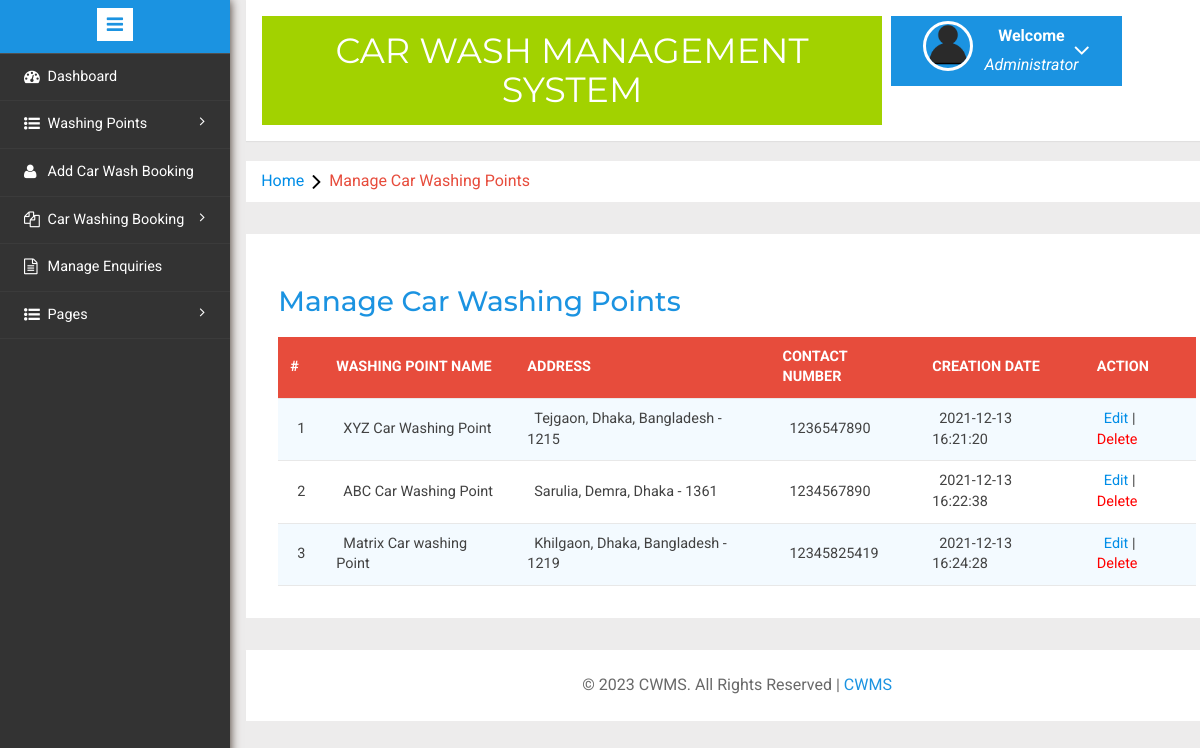
/admin/managecar-washingpoints.php (signed in), run on the app's committed database.
### tables this page shows
CREATE TABLE `tblwashingpoints`(
    `id` INT(11) NOT NULL,
    `washingPointName` VARCHAR(255) DEFAULT NULL,
    `washingPointAddress` VARCHAR(255) DEFAULT NULL,
    `contactNumber` BIGINT(20) DEFAULT NULL,
    `creationDate` TIMESTAMP NOT NULL DEFAULT CURRENT_TIMESTAMP());

### admin/managecar-washingpoints.php (the view, shortened to what this page needs)
<?php
include('includes/config.php');
if (strlen($_SESSION['alogin']) == 0) {
	header('location:index.php');
} else {
	?>
	<!DOCTYPE HTML>
	<html>
	<head>
		<link href="css/bootstrap.min.css" rel='stylesheet' type='text/css' />
		<link href="css/style.css" rel='stylesheet' type='text/css' />
		<link rel="stylesheet" href="css/morris.css" type="text/css" />
		<link href="css/font-awesome.css" rel="stylesheet">
		<link rel="stylesheet" type="text/css" href="css/table-style.css" />
		<link rel="stylesheet" type="text/css" href="css/basictable.css" />
		<link rel="stylesheet" href="css/icon-font.min.css" type='text/css' />
	</head>
	<body>
		<div class="page-container">
			<div class="left-content">
				<div class="mother-grid-inner">
					<?php include('includes/header.php'); ?>
				</div>
				<ol class="breadcrumb">
					<li class="breadcrumb-item"><a href="dashboard.php">Home</a><i class="fa fa-angle-right"></i>Manage Car Washing
						Points</li>
				</ol>
				<div class="agile-grids">
					<div class="agile-tables">
						<div class="w3l-table-info">
							<h2>Manage Car Washing Points</h2>
							<table id="table">
								<thead>
									<tr>
										<th>#</th>
										<th>Washing Point Name</th>
										<th>Address</th>
										<th>Contact Number</th>
										<th>Creation Date</th>
										<th>Action</th>
									</tr>
								</thead>
								<tbody>
									<?php $sql = "SELECT * from tblwashingpoints";
									$query = $dbh->prepare($sql);
									$query->execute();
									$results = $query->fetchAll(PDO::FETCH_OBJ);
									$cnt = 1;
									if ($query->rowCount() > 0) {
										foreach ($results as $result) { ?>
											<tr>
												<td>
													<?php echo htmlentities($cnt); ?>
												</td>
												<td>
													<?php echo htmlentities($result->washingPointName); ?>
												</td>
												<td>
													<?php echo htmlentities($result->washingPointAddress); ?>
												</td>
												<td>
													<?php echo htmlentities($result->contactNumber); ?>
												</td>
												<td>
													<?php echo htmlentities($result->creationDate); ?>
												</td>
												<td>
													<a href="editcar-washpoint.php?wpid=<?php echo htmlentities($result->id); ?>">Edit</a> | <a
														href="managecar-washingpoints.php?rid=<?php echo htmlentities($result->id); ?>" style="color:red;"
														onClick="return confirm('Do you really want to delete');">Delete</a>
												</td>
											</tr>
											<?php $cnt = $cnt + 1;
										}
									} ?>
								</tbody>
							</table>
						</div>
					</div>
					<?php include('includes/footer.php'); ?>
				</div>
			</div>
			<?php include('includes/sidebarmenu.php'); ?>
		</div>
	</body>
	</html>
<?php } ?>

### admin/css/table-style.css (style rules this page uses)
table { background: white; border-collapse: collapse; margin: 1.25em 0 0; width: 100%; }
table tr, table th, table td { border: none; border-bottom: 1px solid #e8e8e8; font-size: .95em; }
table th, table td { padding: 10px 12px; text-align: left; }
table th { background: #e74c3c; color: #fff; text-transform: uppercase; }
table tr td { background: #f3faff; color: #424242; }
table tr:nth-of-type(2n+2) td { background: #ffffff; }
table { width: 100%; }

### data on the page
tblwashingpoints: washingPointName "XYZ Car Washing Point", washingPointAddress "Tejgaon, Dhaka, Bangladesh - 1215", contactNumber "1236547890", creationDate "2021-12-13 16:21:20"
tblwashingpoints: washingPointName "ABC Car Washing Point", washingPointAddress "Sarulia, Demra, Dhaka - 1361", contactNumber "1234567890", creationDate "2021-12-13 16:22:38"
tblwashingpoints: washingPointName "Matrix Car washing Point", washingPointAddress "Khilgaon, Dhaka, Bangladesh - 1219", contactNumber "12345825419", creationDate "2021-12-13 16:24:28"
